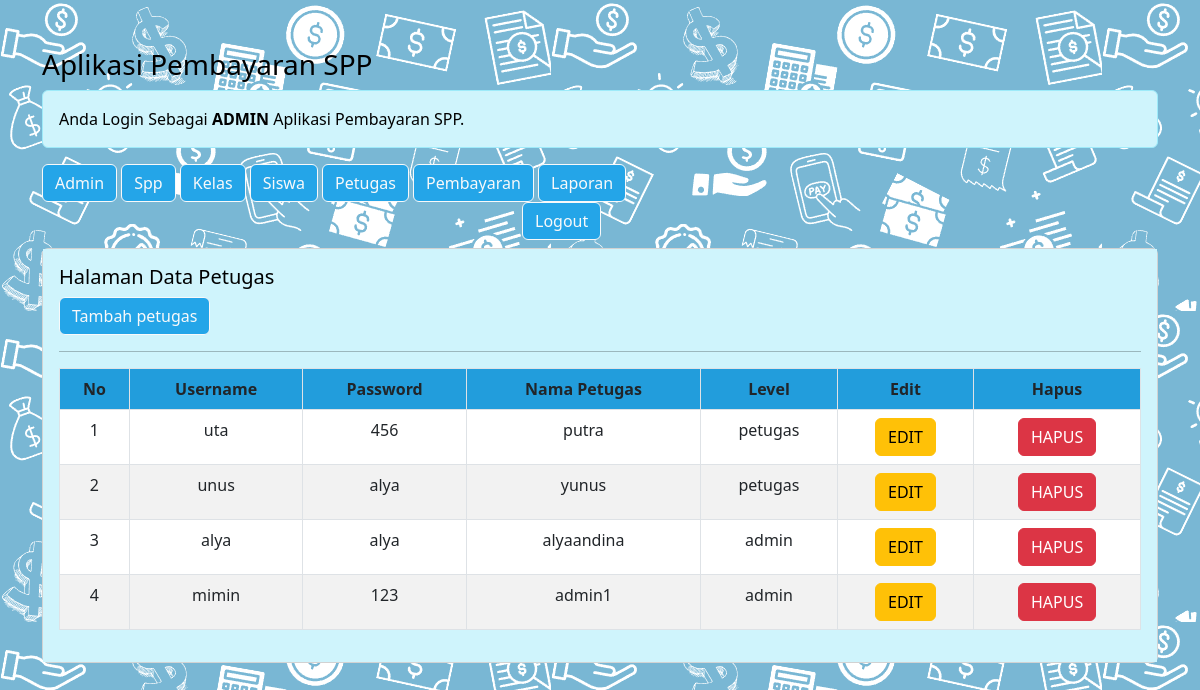
/pembayaran_spp_ukk/admin/admin.php?url=petugas (signed in), run on the app's committed database.
### tables this page shows
CREATE TABLE `petugas` (
  `id_petugas` int(11) NOT NULL,
  `username` varchar(25) NOT NULL,
  `password` varchar(32) NOT NULL,
  `nama_petugas` varchar(35) NOT NULL,
  `level` enum('admin','petugas') NOT NULL
);

### pembayaran_spp_ukk/admin/petugas.php (the view)
<h5>Halaman Data Petugas</h5>
<a href="?url=tambah-petugas" class="btn btn-outline-light" style= "background-color: #24A5E8;"> Tambah petugas</a>
<hr>
<table class="table table-striped table-bordered" style="background-color: #FFFFFF;">
	<tr class="fw-bold" align="center" style="background-color: #24A5E8;">
		<td>No</td>
		<td>Username</td>
		<td>Password</td>
		<td>Nama Petugas</td>
		<td>Level</td>
		<td>Edit</td>
		<td>Hapus</td>
	</tr>
	<?php
	include'../koneksi.php';
	$no = 1;
	$sql = "SELECT*FROM petugas ORDER BY id_petugas DESC";
	$query = mysqli_query($koneksi, $sql);
	foreach ($query as $data){ ?>
		<tr>
			<td align="center"><?= $no++; ?></td>
			<td align="center"><?= $data['username'] ?></td>
			<td align="center"><?= $data['password'] ?></td>
			<td align="center"><?= $data['nama_petugas'] ?></td>
			<td align="center"><?= $data['level'] ?></td>
			<td align="center">
				<a href="?url=edit-petugas&id_petugas=<?= $data['id_petugas'] ?>" class='btn btn-warning '>EDIT</a>
			</td>
			<td align="center">
				<a onclick="return confirm('Apakah Anda Yakin Ingin Menghapus Data')"href="?
				url=hapus-petugas&id_petugas=<?= $data['id_petugas'] ?>" class='btn btn-danger'>HAPUS</a>
			</td>
		</tr>
	<?php } ?>
</table>

### data on the page
petugas: username "uta", password "456", nama_petugas "putra", level "petugas"
petugas: username "unus", password "alya", nama_petugas "yunus", level "petugas"
petugas: username "alya", password "alya", nama_petugas "alyaandina", level "admin"
petugas: username "mimin", password "123", nama_petugas "admin1", level "admin"
